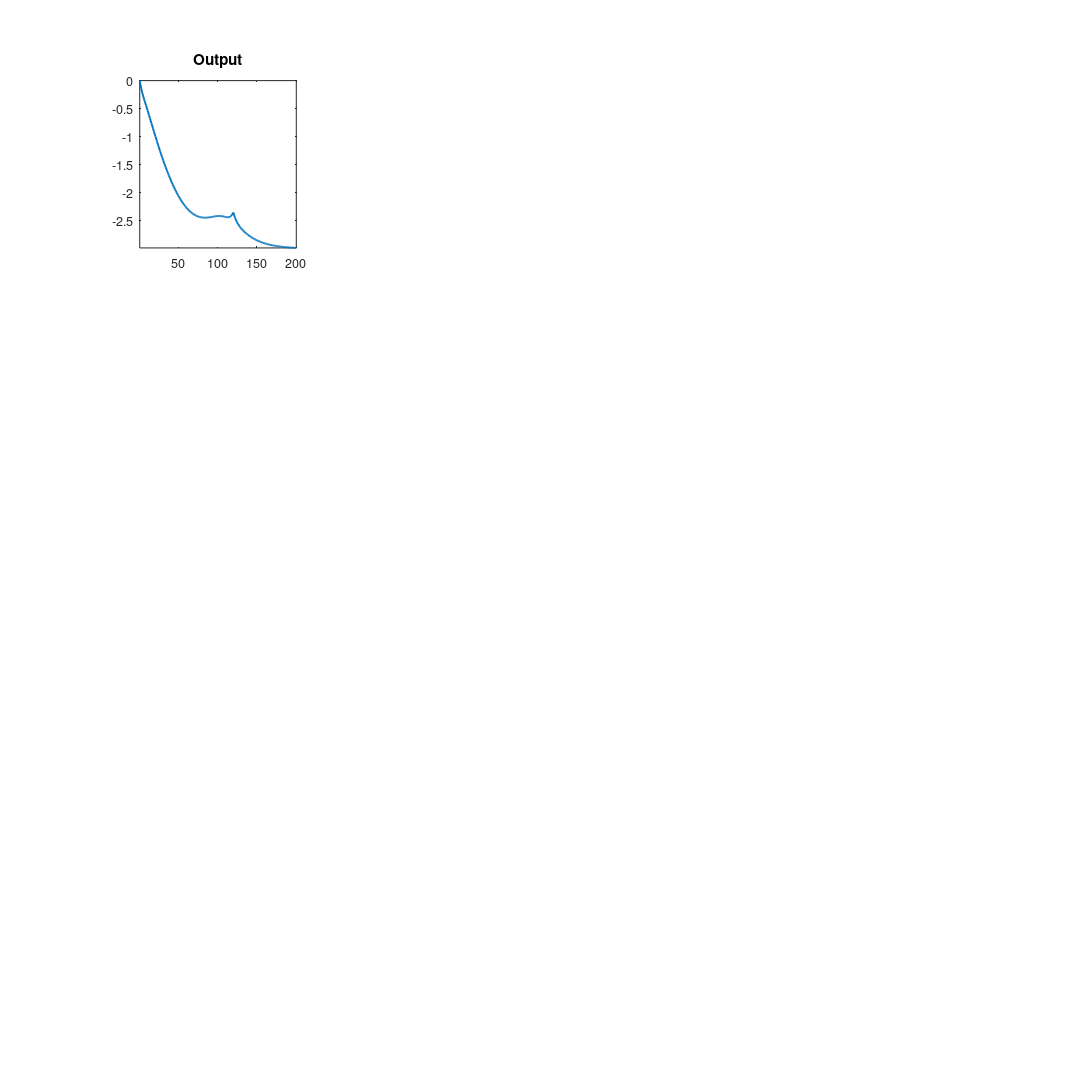

Write MATLAB code to recreate this figure. (Note: this script raises an error after producing the figure.)
%%%%%%%%%%%%%%%%%%%%%%%%%%%%%%%%%%%%%%%%%%%%%%%%%%%%%%%%%%%%%%%%%%%%%%%%%%%
%%%%%%%%%%%%%%%Ferrari and Nispi Landi (IJCB 2023)%%%%%%%%%%%%%%%%%%%%%%%%%
%%%%%%%%%%%%%%%%%%%%%%%%%%%%%%%%%%%%%%%%%%%%%%%%%%%%%%%%%%%%%%%%%%%%%%%%%%%

% This file plots Figure 1,2,4


clear all; close all; 

SAVE=0;
SIZE=0;
PRES=0;

load path0  
load path1
load path2
load path3

Tfull=length(y0)-1;         % path length
T=200;
Ta=1;
Tb=T;

% Define objects for plotting
FigW=30;FigH=FigW;
usedfont='Georgia';

cellvarspap=     {'y',       'c',           'k',     'h',    'r',             'pi',       'e',       'x',       'x_ea', 'ab',      'price'...
                 'yG'         'yB'         ,   'sp',                'bCG',       're'        };
cellvarlabelspap={'Output', 'Consumption','Capital','Labor','Interest rate', 'Inflation','Emissions','Global pollution','EA pollution','Abatement/GDP','Carbon price'...
               'Green output','Brown output', 'Green-brown spread','Green cb bonds', 'Reserves'};

cellvarspres=     {'y',       'c',           'k',         'r',             'pi',       'e',       'x',       'x_ea', 'ab',      'price'...
                 'yG'         'yB'         ,                        'sp',       'bCG',       're'        };
cellvarlabelspres={'Output', 'Consumption','Capital','Interest rate', 'Inflation','Emissions','Global pollution','EA pollution','Abatement/GDP','Carbon price'...
               'Green output','Brown output', 'Green-brown spread','Green cb bonds', 'Reserves'};


           
         
%% Transition
if PRES==0  
if SIZE==0
figure;
set(gcf,'color', 'white',...
        'PaperUnits','centimeters','PaperSize',[FigW FigH],...
        'PaperPosition',[0,0,FigW,FigH],'PaperPositionMode','manual',...
        'Units','centimeters',...
        'Position',[0,0,FigW,FigH]);

for j=1:16
subplot(4,4,j)
plottanda0=eval(['100*' cellvarspap{j} '0' ';']); 
plot(plottanda0(1:T),'Linewidth',1.5);
title(cellvarlabelspap{j},'Fontsize',12,'fontweight','bold')
axis tight
ax = gca;
ax.YAxis.Exponent = 0;
end
if SAVE==1
print('-dpng','-r500',['./figures/trans.png'])
end

%% Green QE


figure;
set(gcf,'color', 'white',...
        'PaperUnits','centimeters','PaperSize',[FigW FigH],...
        'PaperPosition',[0,0,FigW,FigH],'PaperPositionMode','manual',...
        'Units','centimeters',...
        'Position',[0,0,FigW,FigH]);
for j=1:16
subplot(4,4,j)
plottanda0=eval(['100*' cellvarspap{j} '0' ';']);
plottanda1=eval(['100*' cellvarspap{j} '1' ';']); 
plottanda2=eval(['100*' cellvarspap{j} '2' ';']); 
plottanda3=eval(['100*' cellvarspap{j} '3' ';']); 
plot([-9:1:Tb-Ta], [zeros(9,1); plottanda1(Ta:Tb)]-[zeros(9,1);plottanda0(Ta:Tb)],'Linewidth',1.5);
hold on
plot([-9:1:Tb-Ta], [zeros(9,1); plottanda2(Ta:Tb)]-[zeros(9,1);plottanda0(Ta:Tb)],'r:','Linewidth',1.5);
hold on
plot([-9:1:Tb-Ta], [zeros(9,1); plottanda3(Ta:Tb)]-[zeros(9,1);plottanda0(Ta:Tb)],'k--','Linewidth',1.5);

axis tight
ax = gca;
ax.YAxis.Exponent = 0;
title(cellvarlabelspap{j},'Fontsize',12,'fontweight','bold')
if j==2
legend('GQE1','GQE2','GQE3','Location','southeast')
end
if j==11
axis([-9 Tb-Ta -0.01 0.01])
end
end
if SAVE==1
 print('-dpng','-r500',['./figures/gqeeffect.png'])
end


%% Different size

else

figure;
set(gcf,'color', 'white',...
        'PaperUnits','centimeters','PaperSize',[FigW FigH],...
        'PaperPosition',[0,0,FigW,FigH],'PaperPositionMode','manual',...
        'Units','centimeters',...
        'Position',[0,0,FigW,FigH]);
for j=1:16
subplot(4,4,j)
plottanda0=eval(['100*' cellvarspap{j} '0' ';']);
plottanda1=eval(['100*' cellvarspap{j} '1' ';']); 
plottanda2=eval(['100*' cellvarspap{j} '2' ';']); 
plottanda3=eval(['100*' cellvarspap{j} '3' ';']); 
plot([-9:1:Tb-Ta], [zeros(9,1); plottanda3(Ta:Tb)]-[zeros(9,1);plottanda0(Ta:Tb)],'Linewidth',1.5);
hold on
plot([-9:1:Tb-Ta], [zeros(9,1); plottanda1(Ta:Tb)]-[zeros(9,1);plottanda0(Ta:Tb)],'r:','Linewidth',1.5);
hold on
plot([-9:1:Tb-Ta], [zeros(9,1); plottanda2(Ta:Tb)]-[zeros(9,1);plottanda0(Ta:Tb)],'k--','Linewidth',1.5);

axis tight
ax = gca;
ax.YAxis.Exponent = 0;
title(cellvarlabelspap{j},'Fontsize',12,'fontweight','bold')
if j==2
legend('50%','25%','75%','Location','southeast')
end
if j==11
axis([-9 Tb-Ta -0.01 0.01])
end
end
if SAVE==1
print('-dpng','-r500',['./figures/gqeeffect_size.png'])
end

end

else
%% Presentation
FigW=30;FigH=FigW/2;
figure;
set(gcf,'color', 'white',...
        'PaperUnits','centimeters','PaperSize',[FigW FigH],...
        'PaperPosition',[0,0,FigW,FigH],'PaperPositionMode','manual',...
        'Units','centimeters',...
        'Position',[0,0,FigW,FigH]);
for j=1:15
subplot(3,5,j)
plottanda0=eval(['100*' cellvarspres{j} '0' ';']); 
plot(plottanda0,'Linewidth',1.5);
title(cellvarlabelspres{j},'Fontsize',12,'fontweight','bold')
axis tight
ax = gca;
ax.YAxis.Exponent = 0;
end

if SAVE==1
print('-dpng','-r500',['./figures/trans_pres.png'])
end

figure;
set(gcf,'color', 'white',...
        'PaperUnits','centimeters','PaperSize',[FigW FigH],...
        'PaperPosition',[0,0,FigW,FigH],'PaperPositionMode','manual',...
        'Units','centimeters',...
        'Position',[0,0,FigW,FigH]);

for j=1:15
subplot(3,5,j)
plottanda0=eval(['100*' cellvarspres{j} '0' ';']);
plottanda1=eval(['100*' cellvarspres{j} '1' ';']); 
plottanda2=eval(['100*' cellvarspres{j} '2' ';']); 
plottanda3=eval(['100*' cellvarspres{j} '3' ';']); 
plot([-9:1:Tb-Ta], [zeros(9,1); plottanda1(Ta:Tb)]-[zeros(9,1);plottanda0(Ta:Tb)],'Linewidth',1.5);
hold on
plot([-9:1:Tb-Ta], [zeros(9,1); plottanda2(Ta:Tb)]-[zeros(9,1);plottanda0(Ta:Tb)],'r:','Linewidth',1.5);
hold on
plot([-9:1:Tb-Ta], [zeros(9,1); plottanda3(Ta:Tb)]-[zeros(9,1);plottanda0(Ta:Tb)],'k--','Linewidth',1.5);

axis tight
ax = gca;
ax.YAxis.Exponent = 0;
title(cellvarlabelspres{j},'Fontsize',12,'fontweight','bold')
if j==2
legend('GQE1','GQE2','GQE3','Location','southeast')
end
if j==10
axis([-9 Tb-Ta -0.01 0.01])
end
end

if SAVE==1
print('-dpng','-r500',['./figures/gqe_pres.png'])
end
end

